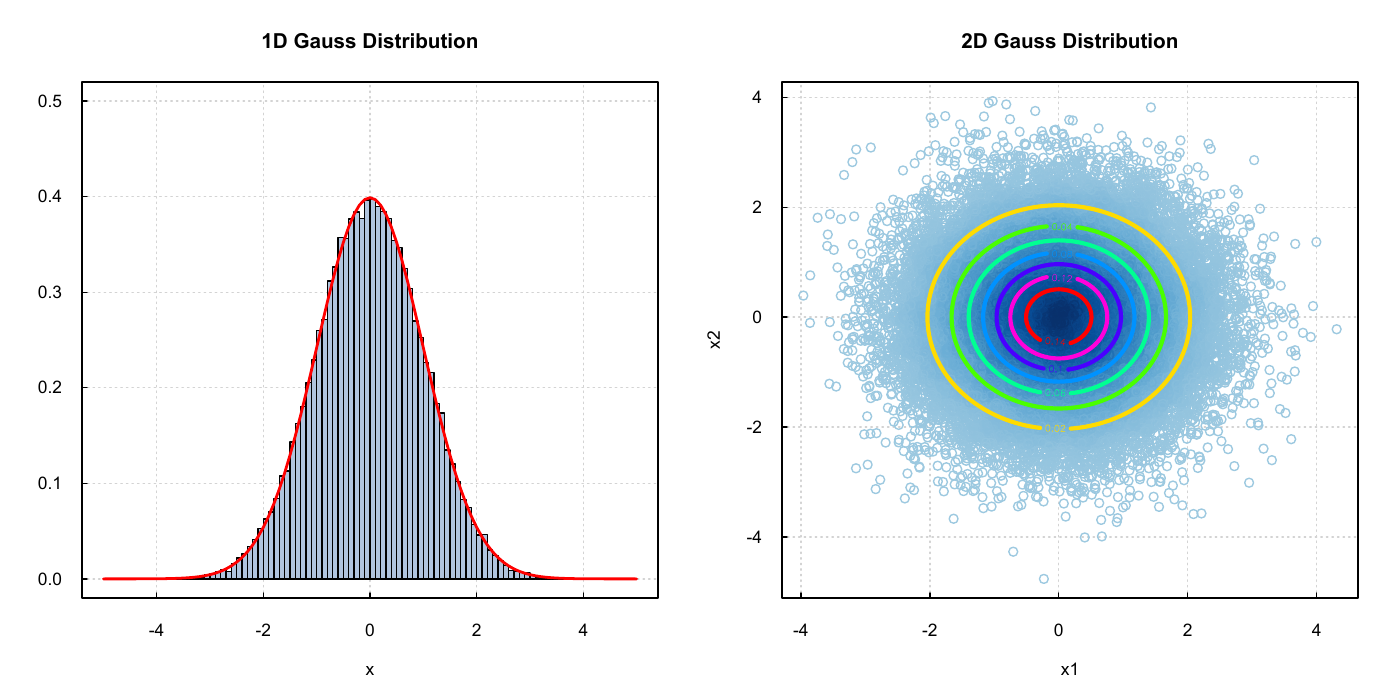

Generate this figure with R:
library(Cairo)
library(MASS)
library(mvtnorm)
library(Rcpp)

sourceCpp("./hamiltonianmontecarlo.cpp")  # compile Rcpp code

CairoPDF("./hamiltonianmontecarlo.pdf", width = 14, height = 7)
par(mfrow = 1:2)

num.samples <- 50000
num.steps <- 100

## 1D gauss distribution
raw.sample <- sampleHMC(num.samples, num.steps, 1)
z <- sapply(raw.sample, function(x) x$z)
truehist(z[sapply(raw.sample, function(x) x$updFlag)], xlim = c(-5, 5), ylim = c(0, 0.5),
         panel.first = grid(), tcl = 0.25, las = 1, xlab = "x", col = "#b0c4de",
         main = "1D Gauss Distribution", bty = "o")
curve(dnorm, col = 2, lwd = 2, add = TRUE)

## 2D gauss distribution
raw.sample <- sampleHMC(num.samples, num.steps, 2)
z <- sapply(raw.sample, function(x) x$z)
updFlag <- sapply(raw.sample, function(x) x$updFlag)[1, ]
plot(x = z[1, updFlag], y = z[2, updFlag], col = densCols(cbind(z[1, updFlag], z[2, updFlag])), xlab = "x1", ylab = "x2",
     main = "2D Gauss Distribution", panel.first = grid(), tcl = 0.25, las = 1)
p.func <- function(z, mean = rep(0, 2)) dmvnorm(z, mean = mean, sigma = diag(2))
x <- y <- seq(-3, 3, length.out = 500)
contour(x = x, y = y, z = outer(x, y, function(x, y) p.func(cbind(x, y))), lwd = 3, col = rainbow(7), add = TRUE)

dev.off()